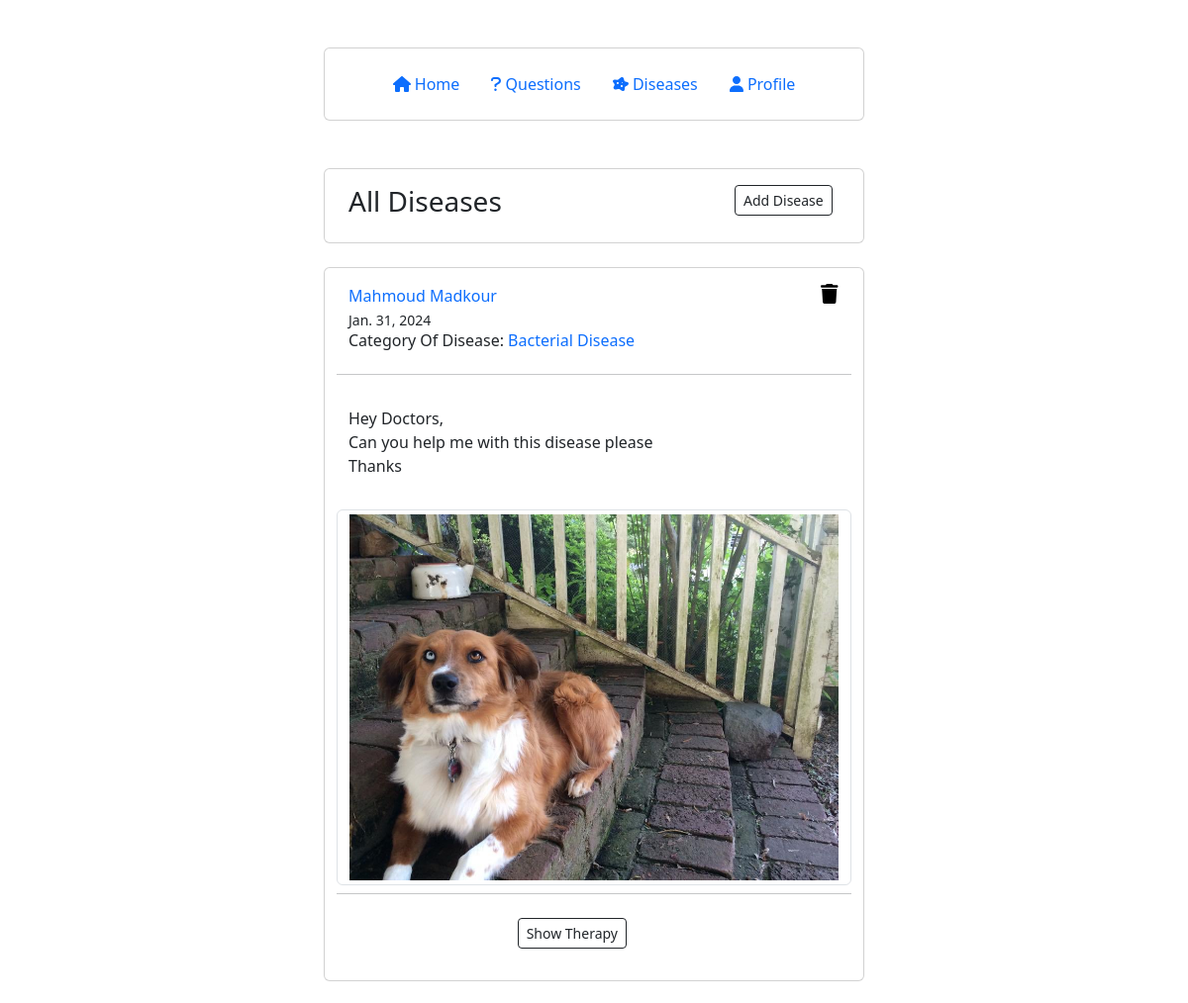
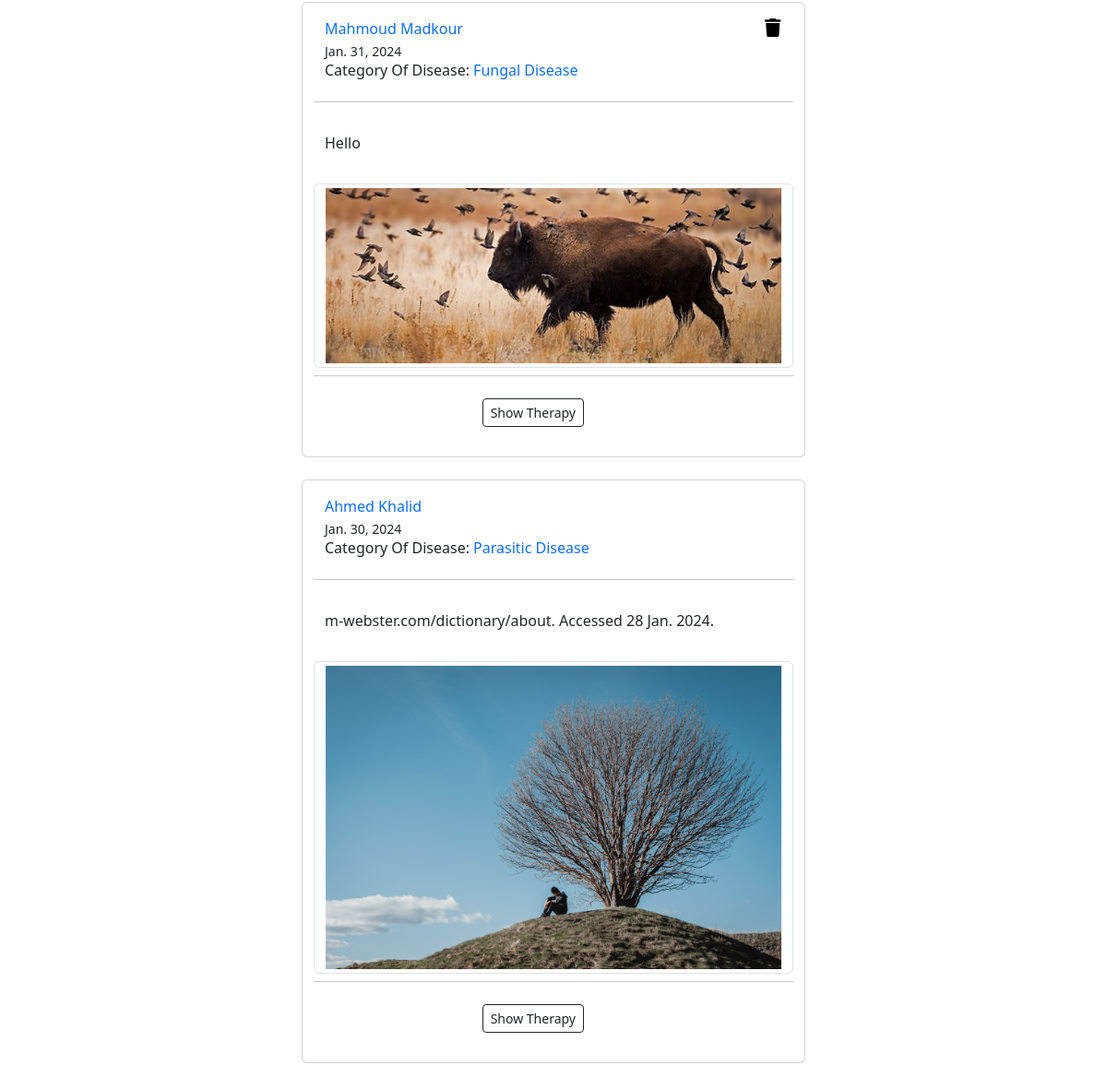
Screenshot of /diseases/ (signed in) with the database file from the repository (2 pictures, top to bottom).
### account/models.py (models this page shows, shortened)
class Disease(models.Model):
    CATEGORY = (
        ('Fungal Disease', 'Fungal Disease'),
        ('Protozoal Disease', 'Protozoal Disease'),
        ('Bacterial Disease', 'Bacterial Disease'),
        ('Parasitic Disease', 'Parasitic Disease'),
        ('Viral Disease', 'Viral Disease'),
    )
    user = models.ForeignKey(User, on_delete=models.CASCADE, null=True)
    photo = models.ImageField(upload_to='disease/', blank=True, null=True)
    body = models.TextField(max_length=1000, null=True)
    category = models.CharField(max_length=200, choices=CATEGORY, null=True)
    created_on = models.DateTimeField(auto_now_add=True, null=True)
    last_modified = models.DateTimeField(auto_now=True, null=True)

### account/views.py (the view)
# urls.py: path("diseases/", views.disease_home, name="disease_home"),
@login_required(login_url='login')
def disease_home(request):
    diseases = Disease.objects.all().order_by("-created_on")
    context = {
        "diseases": diseases,
        }
    return render(request, "disease/disease.html", context)

### account/templates/disease/disease.html
{% extends "base.html" %}
{% block page_content %}
    <div class="container mt-5 mb-5">
        <div class="row d-flex align-items-center justify-content-center">
            <div class="col-md-6">
                <div class="card">
                    <div class="p-2 ">
                        <div class="row px-3 py-2">
                            <div class="col-9 " class="comment-input">
                                <h3>All Diseases</h3>
                            </div>
                            <div class="col-3" class="comment-input">
                                <a href="{% url 'add_disease' %}" class="btn btn-outline-dark btn-sm btn-block">Add Disease</a>
                            </div>
                        </div>
                    </div>
                </div>
                <br>
                {% for disease in diseases %}
                    <div class="card p-2">
                        <div class="row p-2 px-3">
                            <div class="col-11">
                                {% if user == disease.user %}
                                    <a style="text-decoration: none" href="{% url 'user_profile' %}">
                                        <span class="font-weight-bold"> {{ disease.user.first_name }} {{ disease.user.last_name }} </span><br>
                                    </a>
                                {% else %}
                                    <a style="text-decoration: none" href="{% url 'user_profile_everyone' disease.user.id %}">
                                        <span class="font-weight-bold"> {{ disease.user.first_name }} {{ disease.user.last_name }} </span><br>
                                    </a>
                                {% endif %}
                                <small>{{ disease.created_on.date }}</small>
                                <h6> Category Of Disease:
                                    <a style="text-decoration: none" href="{% url 'category_disease' disease.category %}">
                                        {{ disease.category }}
                                    </a>
                                </h6>
                            </div>
                            {% if user == disease.user %}
                                <div class="col-1">
                                    <a style="color: black;" href="{% url 'delete_disease' disease.pk %}">
                                        <i class="fa fa-trash " style="font-size:20px"></i>
                                    </a>
                                </div>
                            {% endif %}
                        </div>
                        <div class="row p-2 px-3">
                            <hr>
                            <p> {{ disease.body | linebreaks | safe }} </p>
                            <img src="/media/{{ disease.photo }}" alt="..." width="50" height="50" class="rounded mb-2 img-thumbnail">
                            <hr>
                        </div>
                        <div class="row px-2">
                            <div class="col-4"></div>
                            <div class="col-4">
                                <a href="{% url 'detail_disease' disease.pk %}" class="btn btn-outline-dark btn-sm btn-block">Show Therapy</a>
                            </div>
                            <div class="col-4"></div>
                        </div>
                        <br>
                    </div>
                    <br>
                {% endfor %}
            </div>
        </div>
    </div>
{% endblock page_content %}

### static/css/base.css (style rules this page uses)
body { background-color: #eee; font-family: "Poppins", sans-serif; font-weight: 300 }
.card { border:none }
hr { color: #a09c9c; margin-top: 4px; margin-bottom: 8px }

### rows the page displays
Disease: user.first_name "Mahmoud", user.last_name "Madkour", created_on "Jan. 31, 2024", category "Bacterial Disease", body "Hey Doctors, Can you help me with this disease please Thanks", photo (picture)
Disease: user.first_name "Mahmoud", user.last_name "Madkour", created_on "Jan. 31, 2024", category "Fungal Disease", body "Hello", photo (picture)
Disease: user.first_name "Ahmed", user.last_name "Khalid", created_on "Jan. 30, 2024", category "Parasitic Disease", body "m-webster.com/dictionary/about. Accessed 28 Jan. 2024.", photo (picture)
